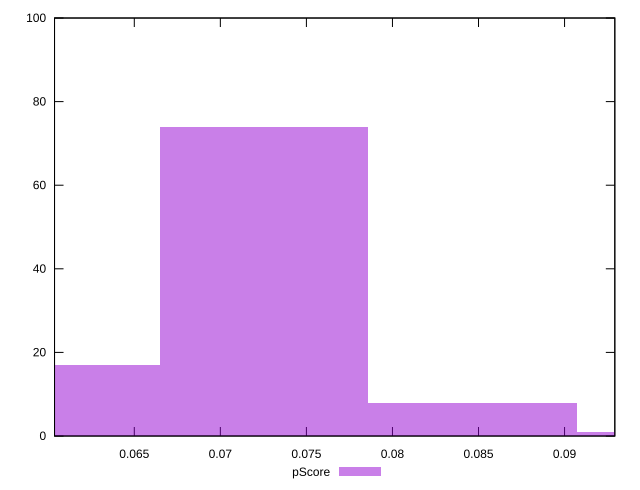

Reproduce this figure in gnuplot.
reset

$pScore <<EOF
0.07255652060916644 74
0.06046376717430537 17
0.08464927404402751 8
0.09674202747888859 1
EOF

set key outside below
set boxwidth 0.012092753434861074
set xrange [0.06036561245304334:0.09292031671556544]
set yrange [0:100]
set trange [0:100]
set style fill transparent solid 0.5 noborder
set terminal svg size 640, 490 enhanced background rgb 'white'
set output "report/report_00029_2021-02-24T13-36-40.390Z/interactive/samples/astro/pScore/histogram.svg"

plot $pScore title "pScore" with boxes

reset
